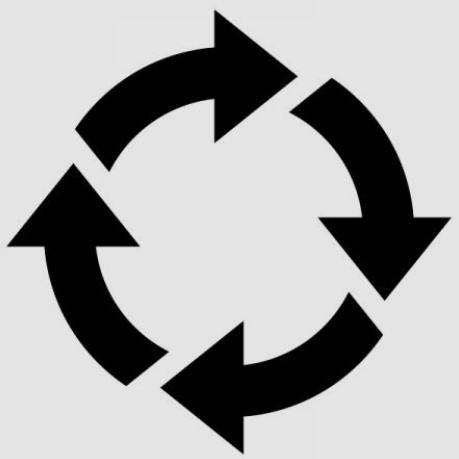
#> input picture move.png, 459 x 459 px, found by its file name
$ python rotate.py
#> lines starting #> are read from the running program, lines starting #| are printed output that depends on the picture
import cv2
import numpy as np

# 画像読み込み
img = cv2.imread("move.png")
#> img is the input picture: shape (459, 459, 3); mean B, G, R 170.8, 170.8, 170.8

h, w = img.shape[:2]
#> h = 459; w = 459

# 元画像の対角線長を計算
size = int(np.sqrt(w**2 + h**2))
#> size = 649

# 正方形キャンバス作成
canvas = np.zeros((size, size, 3), dtype=np.uint8)

# 元画像を中央に配置
x = (size - w) // 2
#> x = 95
y = (size - h) // 2
#> y = 95
canvas[y:y+h, x:x+w] = img
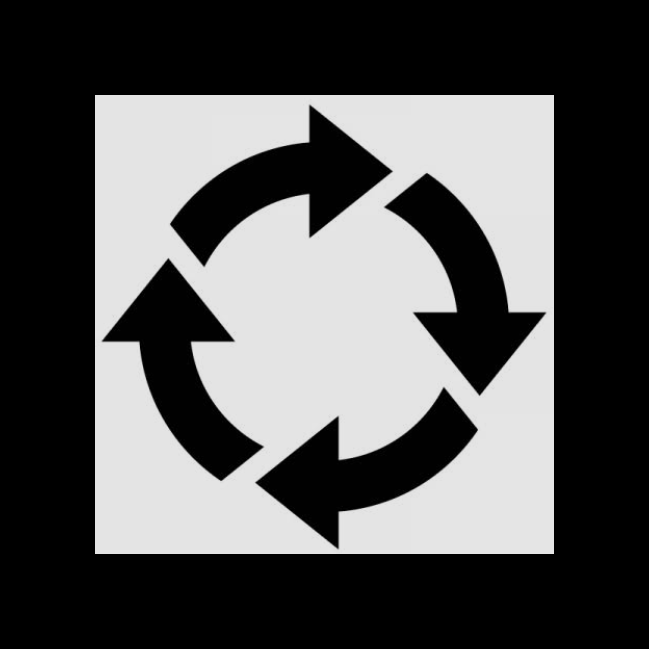
#> canvas: shape (649, 649, 3); mean B, G, R 85.4, 85.4, 85.4

# 回転中心（ウィンド中心）
center = (size // 2, size // 2)
#> center = (324, 324)

while True:
    for angle in range(360):

        # 回転行列
        M = cv2.getRotationMatrix2D(center, angle * -1, 1.0)

        # 回転
        rotated = cv2.warpAffine(
            canvas,
            M,
            (size, size),
            flags=cv2.INTER_LINEAR
        )

        cv2.imshow("Rotate", rotated)

        key = cv2.waitKey(20)

        if key == 27:  # ESCキー
            cv2.destroyAllWindows()
            exit()
#> (the program exits here)
